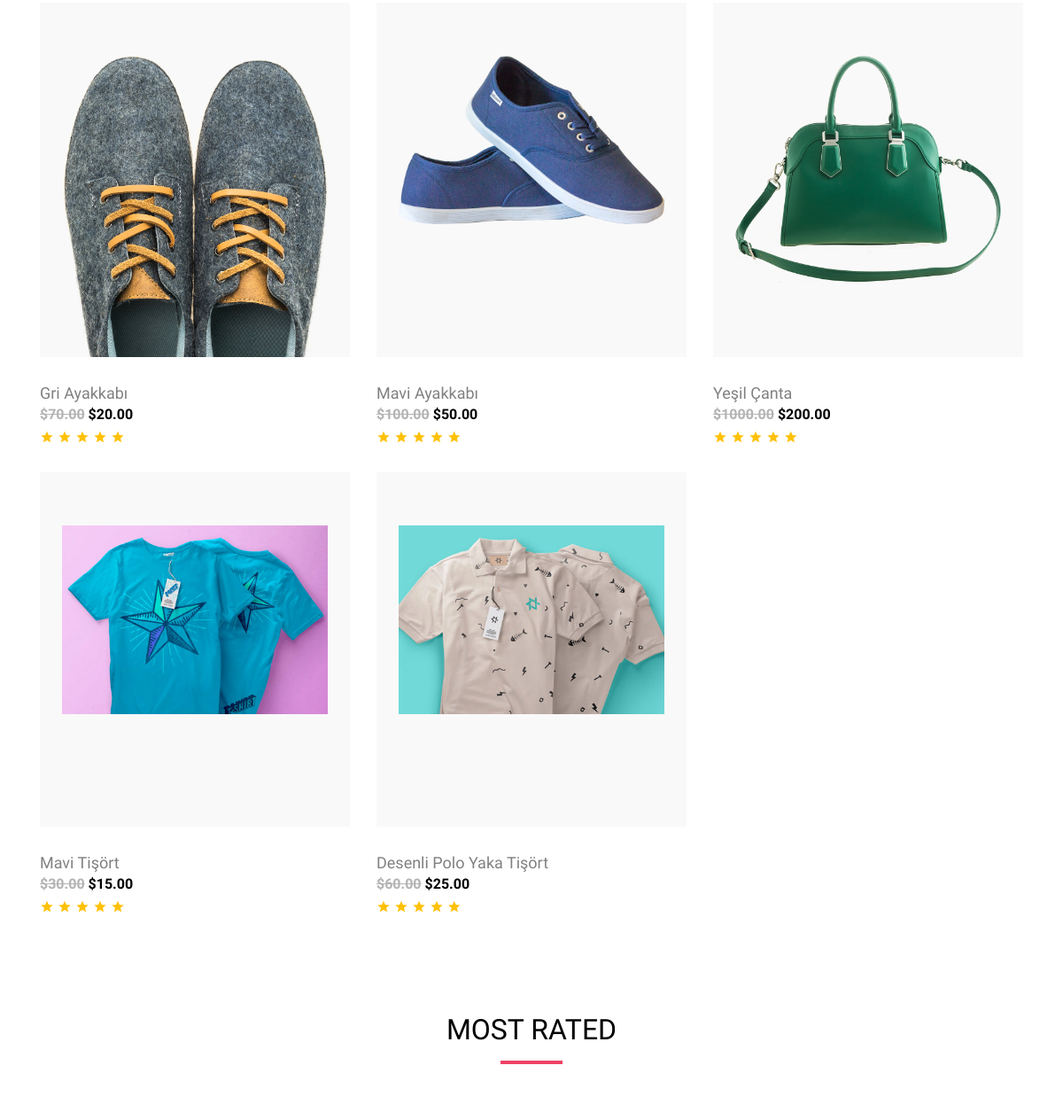
/ (middle part), run on an earlier commit of the app's database.
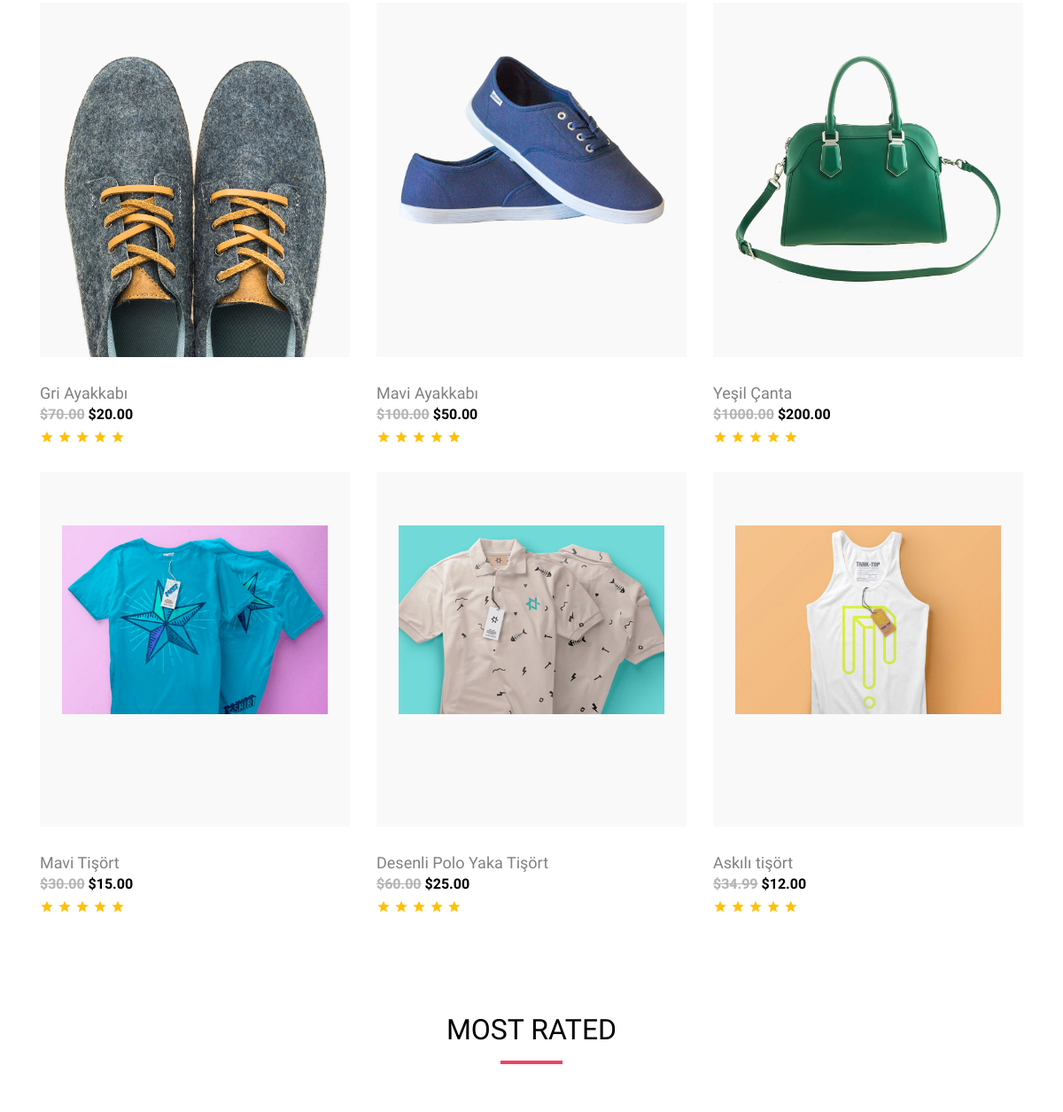
And on a later commit of the database.
### products/models.py (models this page shows, shortened)
class Product(models.Model):
    genders = (
        ('M','Erkek'),
        ('F','Kadın'),
    )
    title = models.CharField("Başlık", max_length=150)
    description = models.TextField("Açıklama")
    price = models.DecimalField(max_digits=10, decimal_places=2, default=0)
    old_price = models.DecimalField(max_digits=10, decimal_places=2, default=0)
    image = models.ImageField(upload_to="products")
    slug = models.SlugField(unique=True, db_index=True, default="")
    is_active = models.BooleanField(default=True)
    is_home = models.BooleanField(default=True)
    gender = models.CharField("Cinsiyet", max_length=1, choices=genders, default=1)
    category = models.ManyToManyField(Category)
    class Meta:
        verbose_name = "Ürün"
        verbose_name_plural = "Ürünler"

### products/views.py (the view)
# urls.py: path('', index, name="index"),
def index(request):
    products = Product.objects.filter(is_home=True)
    return render(request, "index.html", {
        "products":products
    })

### products/templates/index.html (shortened to what this page needs)
{% extends "products/base.html" %}
{% load static %}
{% block content %}
  <div class="site-wrap">
    {% include "partials/_section2.html" %}
  </div>
  {% endblock content %}

### products/templates/partials/_section2.html (shortened to what this page needs)
  <div class="site-section">
    <div class="container">
      <div class="row">
        {% for product in products|slice:":6" %}
        <div class="col-lg-4 col-md-6 item-entry mb-4">
          <a href="{% url 'product_details' product.slug %}" class="product-item md-height bg-gray d-block">
            <img src="{{product.image.url}}" alt="Image" class="img-fluid">
          </a>
          <h2 class="item-title"><a href="{% url 'product_details' product.slug %}"> {{product.title}} </a></h2>
          <strong class="item-price"><del>${{product.old_price}}</del> ${{product.price}}</strong>
          <div class="star-rating">
            <span class="icon-star2 text-warning"></span>
            <span class="icon-star2 text-warning"></span>
            <span class="icon-star2 text-warning"></span>
            <span class="icon-star2 text-warning"></span>
            <span class="icon-star2 text-warning"></span>
          </div>
        </div>
        {% endfor %}
      </div>
  </div>
  <div class="site-section">
    <div class="container">
      <div class="row">
        <div class="title-section text-center mb-5 col-12">
          <h2 class="text-uppercase">Most Rated</h2>
        </div>
      </div>
    </div>
  </div>

What changed in the data, as far as the page shows it:
added Product: image (picture), title "Askılı tişört", old_price "34.99", price "12.00"
